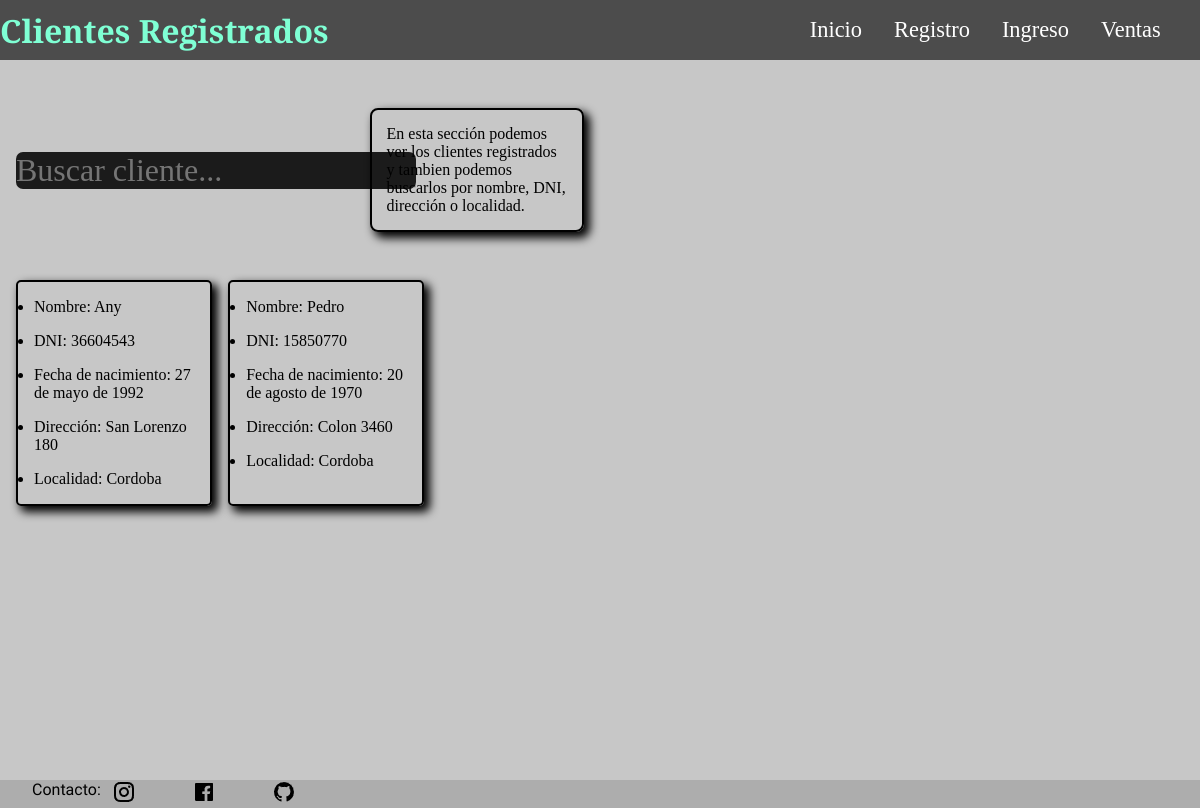
The page /ventas/ventas/lista_clientes on the database its author committed.
### ventas/models.py (models this page shows, shortened)
class NuevoCliente(models.Model):
    nombre = models.CharField(max_length=50)
    dni = models.CharField(max_length=8,validators=[RegexValidator(r'^\d{7,8}$', 'Ingrese un máximo de 8 dígitos.')], unique=True, error_messages={'unique': 'El DNI debe ir sin puntos'}, verbose_name='DNI')
    fecha_nacimiento = models.DateField()
    direccion = models.CharField(max_length=100)
    localidad = models.ForeignKey(Localidad, on_delete=models.SET_NULL, null=True, blank=True)
    class Meta:
        verbose_name = 'Cliente'
        verbose_name_plural = 'Clientes'

class Localidad(models.Model):
    localidad = models.CharField(max_length=100, unique=True, error_messages={'unique': 'Esa ciudad ya existe en el sistema.'})
    pais = models.ForeignKey(Pais, on_delete=models.CASCADE, null=True, blank=True)
    def __str__(self):
        return self.localidad
    class Meta:
        verbose_name = 'Localidad'
        verbose_name_plural = 'Localidades'

### ventas/views.py (the view)
# urls.py: path('ventas/lista_clientes', listaclientes, name='lista_clientes'),
def listaclientes(request):
    busqueda = request.GET.get('busqueda', None)
    consulta = NuevoCliente.objects.all()
    if busqueda:
        consulta = NuevoCliente.objects.filter(Q(nombre__icontains=busqueda)|Q(dni__icontains=busqueda)|Q(direccion__icontains=busqueda)|Q(localidad__localidad__icontains=busqueda))
    else:
        consulta = NuevoCliente.objects.all()
    return render(request, 'ventas/lista_clientes.html', {'lista_clientes': consulta})

### ventas/templates/ventas/lista_clientes.html (shortened to what this page needs)
{% extends 'core/base.html' %}
{% block content %}
    <nav class="contenedor_nav">
        <div class="navegador">
            <h2 class="titulo">Clientes Registrados</h2>
        </div>
        <div class="links">
            <p><a href="{% url 'core:index' %}" class="link">Inicio</a></p>
            <p><a href="{% url 'ingreso:registro_index' %}" class="link">Registro</a></p>
            <p><a href="{% url 'ingreso:index' %}" class="link">Ingreso</a></p>
            <p><a href="{% url 'ventas:index' %}" class="link">Ventas</a></p>
        </div>
    </nav>
    <div class="cuerpo">
        <main class="principal">
            <div class="busqueda">
                <form action="{% url 'ventas:lista_clientes' %}" method="get">
                    <input type="text" name="busqueda" placeholder="Buscar cliente..." class="texto_busqueda">
                </form>
            </div>
            <div class="explicacion">
                <p>En esta sección podemos ver los clientes registrados y tambien podemos buscarlos por nombre, DNI, dirección o localidad.</p>
            </div>
            <div class="lista_ventas">
                {% for lista in lista_clientes %}
                <ul class="lista">
                    <li>Nombre: {{ lista.nombre }}</li>
                    <li>DNI: {{lista.dni}}</li>
                    <li>Fecha de nacimiento: {{lista.fecha_nacimiento}}</li>
                    <li>Dirección: {{lista.direccion}}</li>
                    <li>Localidad: {{lista.localidad}}</li>
                </ul>
                <br>
                {% endfor %}
            </div>
        </main>
    </div>
{% endblock content %}

### core/static/css/style.css (style rules this page uses)
* { padding: 0; margin: 0; font-family: "Crimson Text", serif; }
body { min-height: 100vh; display: grid; background-color: rgb(199, 199, 199); }
.contenedor_nav { display: flex; align-items: center; height: 20px; transition-duration: .5s; background-color: rgb(76, 76, 76); }
.links { display: flex; margin-left: 1rem; margin-right: 1rem; }
.link { text-decoration: none; color: rgb(255, 255, 255); transition-duration: .5s; cursor: pointer; font-size: 1.2rem; }
.navegador { flex-grow: 20; align-content: center; }
.titulo { font-size: 1.2rem; color: aquamarine; transition-duration: .5s; }
.cuerpo { display: flex; flex-grow: 2; height: 90vh; }
.principal { display: grid; grid-template-rows: repeat(10, 1fr); grid-template-columns: repeat(10, 1fr); gap: 2rem; padding-top: 3rem; }
.links { display: flex; flex-grow: 1; gap: 2rem; }
.explicacion { padding: 15px; border: solid 2px black; border-radius: 8px; display: flex; flex-flow: column; row-gap: 30px; grid-column-start: 4; grid-column-end: 6; grid-row-start: 1; box-shadow: 5px 5px 10px 1px black; box-sizing: border-box; height: fit-content; align-self: flex-start; }
.lista_ventas { display: grid; grid-template-rows: repeat(6, 1fr); grid-template-columns: repeat(5, 1fr); grid-column-start: 1; grid-column-end: 10; grid-row-start: 2; grid-row-end: 8; padding: 1rem; gap: 1rem; }
.busqueda { align-self: center; grid-column-start: 1; grid-column-end: 4; grid-row-start: 1; padding-left: 1rem; }
.texto_busqueda { font-size: 2rem; color: rgb(38, 253, 121); background-color: rgb(27, 27, 27); border: none; outline: none; border-radius: 7px; }
.lista { grid-row-start: 1; display: flex; flex-flow: column; border: solid 2px black; border-radius: 5px; box-shadow: 5px 5px 10px 1px black; padding: 1rem; gap: 1rem; }

### rows shown on the page
NuevoCliente: nombre "Any", dni "36604543", fecha_nacimiento "27 de mayo de 1992", direccion "San Lorenzo 180", localidad "Cordoba"
NuevoCliente: nombre "Pedro", dni "15850770", fecha_nacimiento "20 de agosto de 1970", direccion "Colon 3460", localidad "Cordoba"
